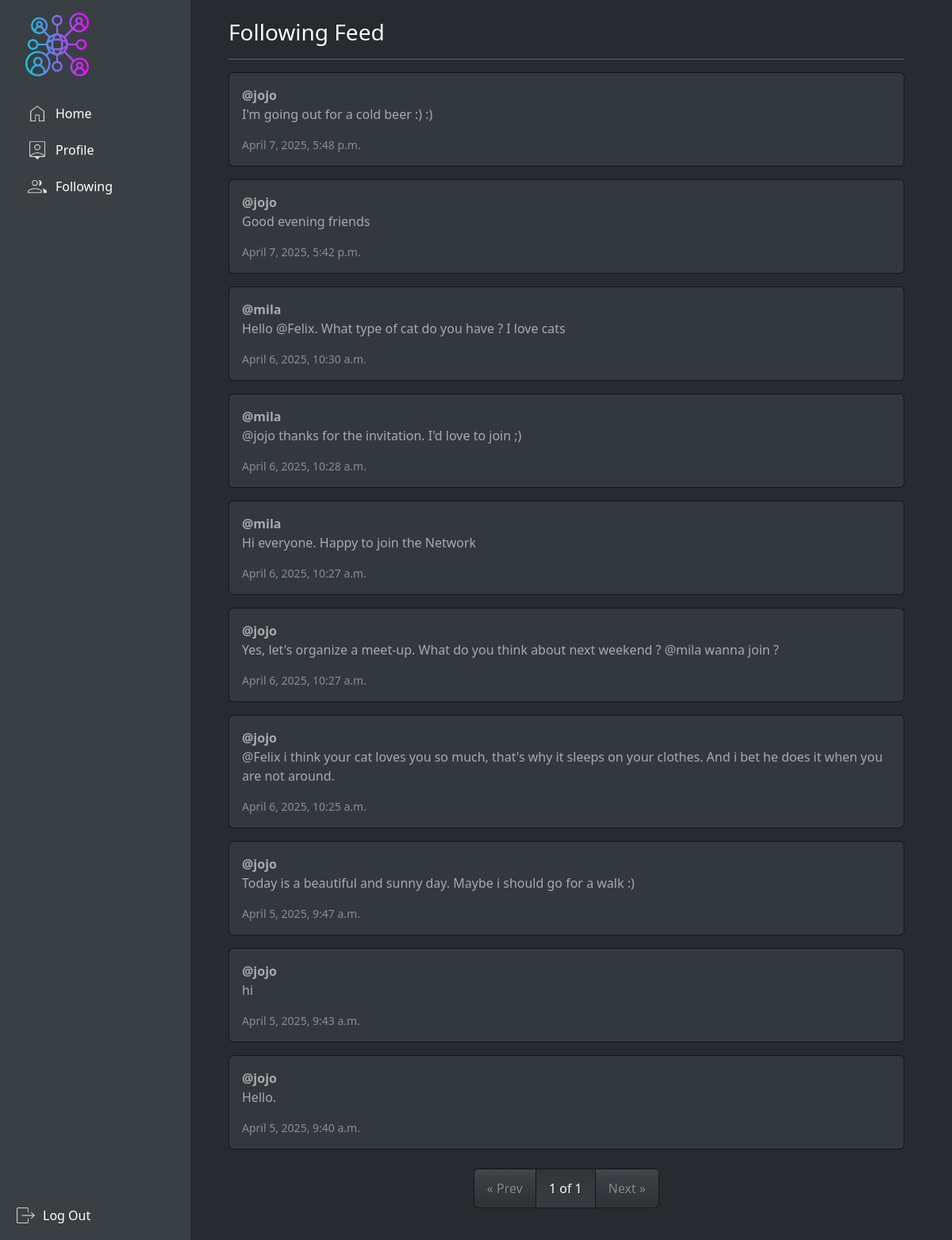
Before: /following (signed in) with the older database file.
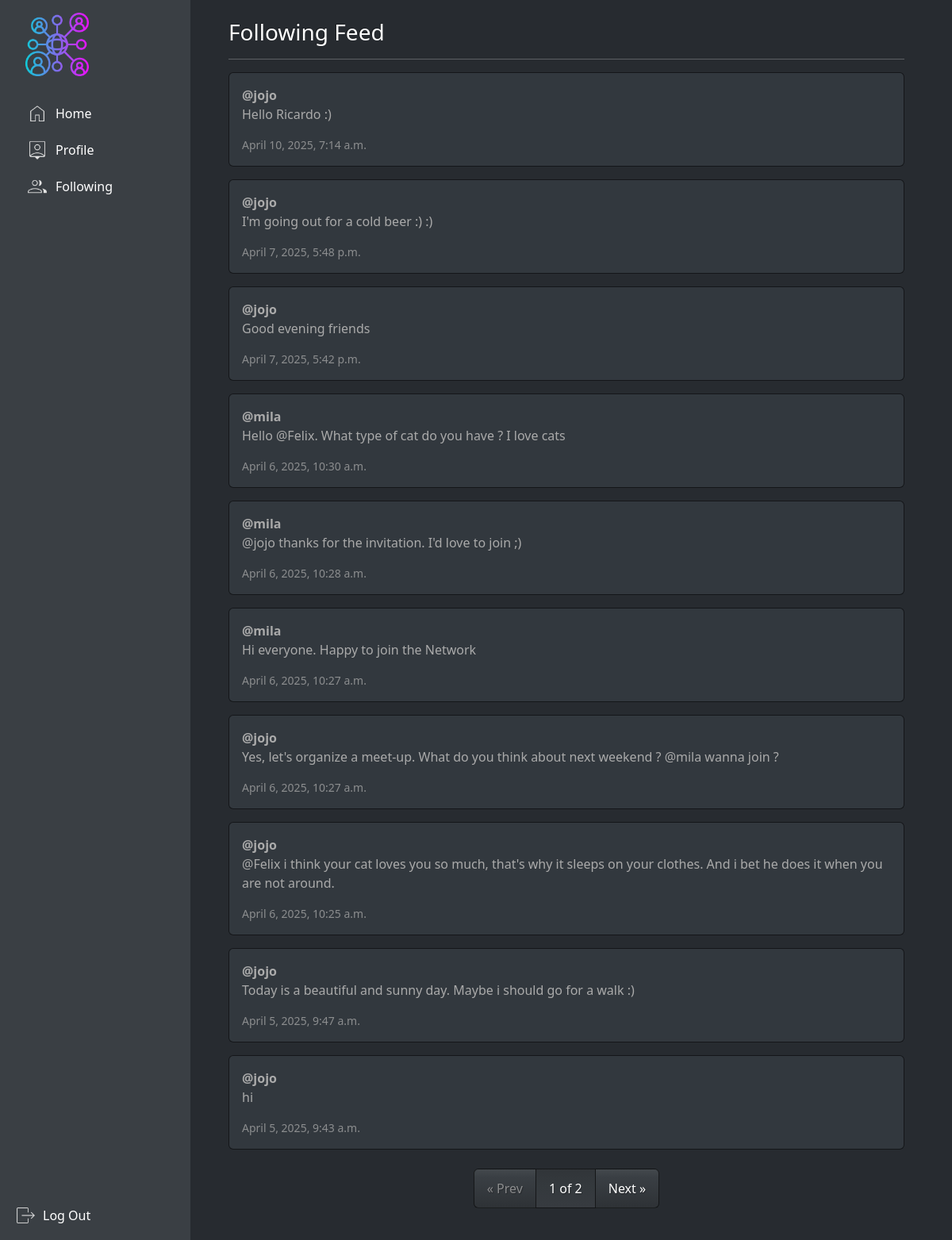
After: the same page with the newer database file.
### network/models.py (models this page shows, shortened)
class Post(models.Model):
    user = models.ForeignKey(User, on_delete=models.CASCADE, related_name="posts")
    content = models.TextField(max_length=500)
    timestamp = models.DateTimeField(auto_now_add=True)
    likes = models.ManyToManyField(User, related_name="liked_posts", blank=True)

class User(AbstractUser):
    pass

### network/views.py (the view)
# urls.py: path("following", views.following, name="following"), # Following page
@login_required
def following(request):
    followed_users = Follow.objects.filter(follower=request.user).values_list("user", flat=True)
    posts = Post.objects.filter(user__in=followed_users).order_by("-timestamp")
    paginator = Paginator(posts, 10)  # Paginate just like index
    page_number = request.GET.get("page")
    page_obj = paginator.get_page(page_number)
    return render(request, "network/following.html", {
        "page_obj": page_obj
    })

### network/templates/network/following.html
{% extends "network/layout.html" %}
{% block body %}
<h3>Following Feed</h3>
<hr />
{% for post in page_obj %}
<div class="card mb-3 p-3">
  <strong>@{{ post.user.username }}</strong>
  <p>{{ post.content }}</p>
  <small class="text-muted">{{ post.timestamp }}</small>
</div>
{% empty %}
<p>No posts from users you follow yet.</p>
{% endfor %}
<nav aria-label="Pagination">
  <ul class="pagination justify-content-center mt-4">
    {% if page_obj.has_previous %}
    <li class="page-item">
      <a class="page-link" href="?page={{ page_obj.previous_page_number }}">&laquo; Prev</a>
    </li>
    {% else %}
    <li class="page-item disabled">
      <span class="page-link">&laquo; Prev</span>
    </li>
    {% endif %}
    <li class="page-item active">
      <span class="page-link">{{ page_obj.number }} of {{ page_obj.paginator.num_pages }}</span>
    </li>
    {% if page_obj.has_next %}
    <li class="page-item">
      <a class="page-link" href="?page={{ page_obj.next_page_number }}">Next &raquo;</a>
    </li>
    {% else %}
    <li class="page-item disabled">
      <span class="page-link">Next &raquo;</span>
    </li>
    {% endif %}
  </ul>
</nav>
{% endblock %}

Changed rows visible on the page:
no longer on this page (row unchanged): Post: user.username "jojo", content "Hello.", timestamp "April 5, 2025, 9:40 a.m."
added Post: user.username "jojo", content "Hello Ricardo :)", timestamp "April 10, 2025, 7:14 a.m."
Other visible differences:
{{ page_obj.paginator.num_pages }}: "1" → "2"
